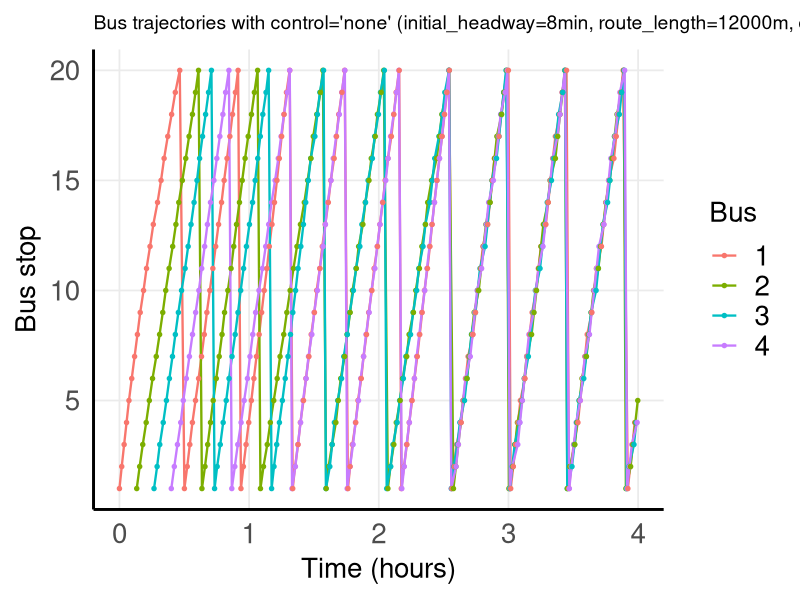
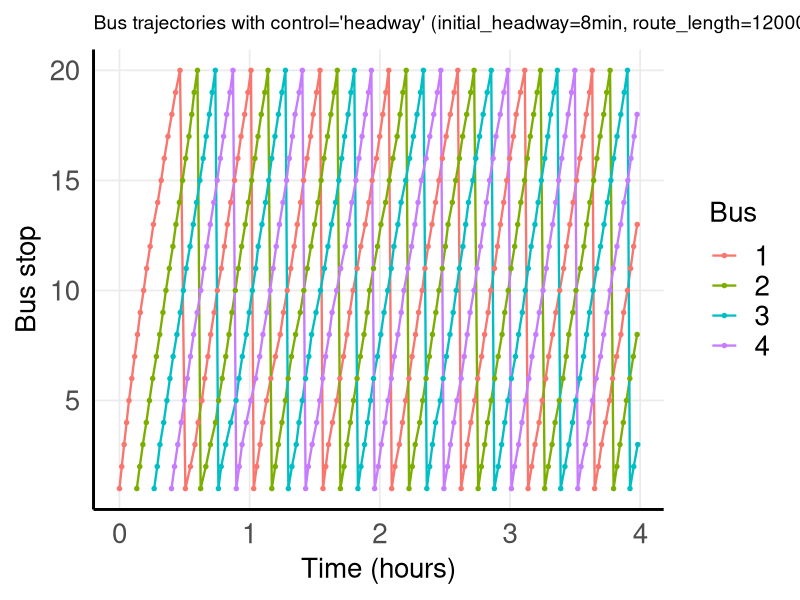
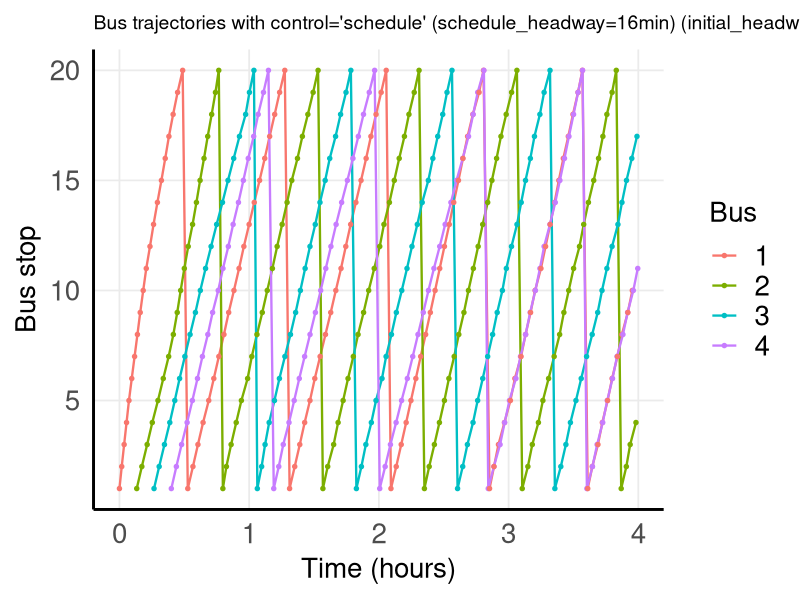
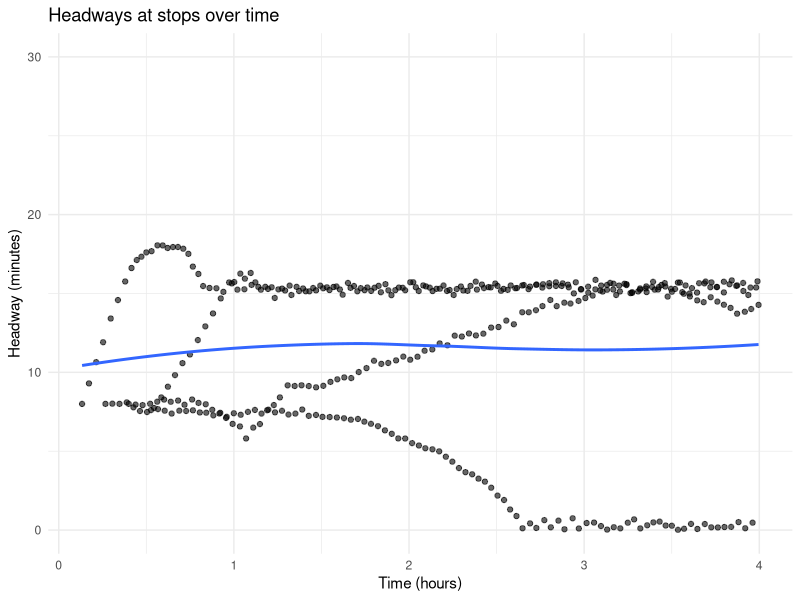
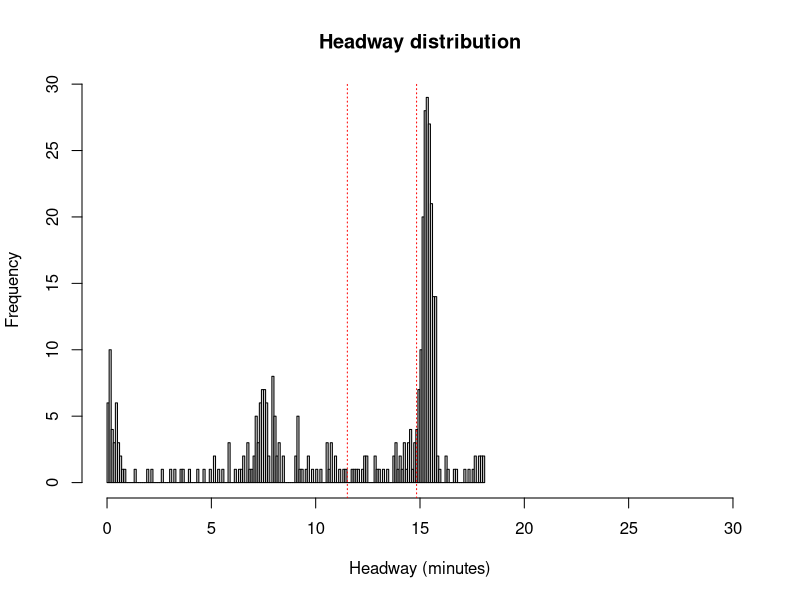
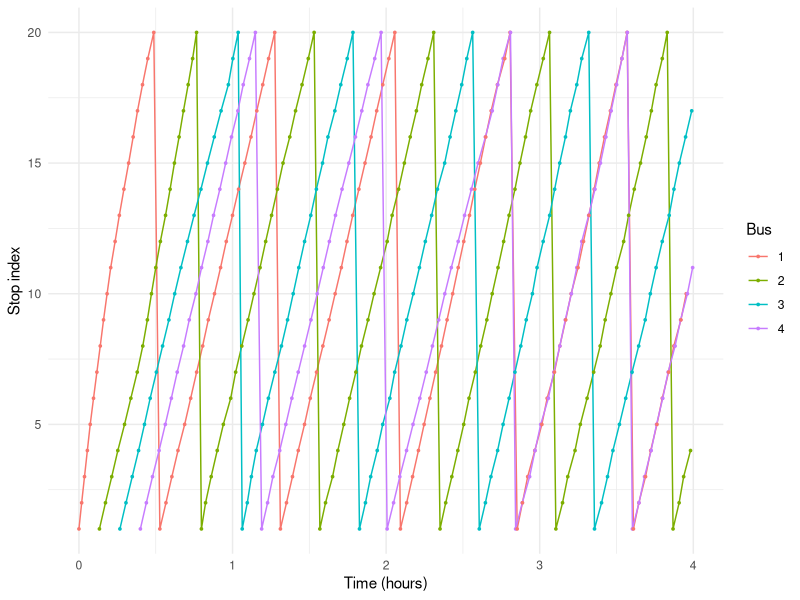

The R script that drew these images, in order:
# Bus bunching simulator
# www.overfitting.net
# https://www.overfitting.net/

library(ggplot2)
library(Cairo)


bus_bunching <- function(
        # headway: elapsed time between two consecutive bus arrivals at the same stop,
        # regardless of which bus arrives
        route_type = c("circular", "linear"),  # type of route
        n_buses = 6,              # number of buses in the simulation
        n_stops = 20,             # number of stops on the route
        route_length = 10000,     # total route length in m
        sim_time = 3*3600,        # total simulation time in s
        demand_rate = 0.05,       # passenger arrival rate per stop (passengers per second)
        # NOTE: at first passenger queues at stops are small or empty
        boarding_rate = 1.0,      # boarding rate (passengers per second)
        fixed_dwell = 5,          # fixed dwell time at each stop in s
        base_speed = 12,          # mean speed between stops (m/s)
        travel_sd = 2,            # standard deviation of travel time between stops in s
        control = c("none", "schedule", "headway"),  # optional holding control
        # Holding control policies applied at stops to mitigate bus bunching
        # Both "headway" and "schedule" operate by adding extra dwell time when a bus arrives "too early"
        # but differ in what timing reference they try to regulate
        # "none": fully unstable system, bunching emerges naturally
        # "headway": stabilizes service spacing locally, minimizes bunching but can cause drifting
        # "schedule": enforces nominal spacing, but because it still references observed headways it
        #             behaves like headway control with fixed target rather than true timetable adherence
        schedule_headway = NULL,  # target headway for schedule holding in s
        hold_limit = 60,          # maximum holding time when control is applied in s
        warmup = 0,               # warmup time to discard initial transient (0 = none) in s
        initial_headway = NULL,   # initial time delay between bus departures in s
        seed = NULL               # random seed for reproducibility

) {
    if (control == "schedule" && is.null(schedule_headway)) {
        message("ERROR: schedule_headway must be provided when control = 'schedule'")
        return(NULL)
    }
    
    if (!is.null(seed)) set.seed(seed)
    # match.arg() automatically picks the first element of the vector as the default:
    route_type <- match.arg(route_type)  # 'circular' by default
    control <- match.arg(control)  # 'none' by default
    
    # Uniform spacing assumption: only place where spatial structure enters the simulation
    seg_count <- n_stops  # number of travel segments
    seg_length <- route_length / seg_count  # distance between consecutive stops
    baseline_travel_time <- seg_length / base_speed  # mean travel time between stops 
    
    # Set default initial headway if not provided
    if (is.null(initial_headway)) {
        if (route_type == "circular") {
            loop_time_mean <- (baseline_travel_time + fixed_dwell) * seg_count
            initial_headway <- loop_time_mean / n_buses
        } else {
            initial_headway <- 0
        }
    }
    
    # Initialize buses
    buses <- data.frame(
        bus = seq_len(n_buses),
        next_stop = rep(1, n_buses),
        next_arrival = seq(0, by = initial_headway, length.out = n_buses),
        stringsAsFactors = FALSE
    )
    
    last_visit_time <- rep(0, seg_count)
    waiting_passengers <- rep(0L, seg_count)
    events <- vector("list", 0)
    
    record_event <- function(bus_id, stop_id, t_arrival, waiting, boarded, dwell, travel_time) {
        events[[length(events) + 1L]] <<- list(
            # Unlike <- (regular assignment, which assigns in the current environment)
            # <<- assigns to a variable in the parent environment or higher
            bus = bus_id,
            stop = stop_id,
            arrival = t_arrival,
            waiting = waiting,
            boarded = boarded,
            dwell = dwell,
            travel_time = travel_time
        )
    }
    
    while (TRUE) {
        next_idx <- which.min(buses$next_arrival)
        t_now <- buses$next_arrival[next_idx]
        if (t_now > sim_time) break
        
        bus_id <- buses$bus[next_idx]
        stop_id <- buses$next_stop[next_idx]
        
        delta_t <- t_now - last_visit_time[stop_id]
        if (delta_t < 0) delta_t <- 0
        new_arrivals <- rpois(1, demand_rate * delta_t)
        waiting_passengers[stop_id] <- waiting_passengers[stop_id] + new_arrivals
        last_visit_time[stop_id] <- t_now
        
        boarded <- waiting_passengers[stop_id]
        waiting_passengers[stop_id] <- 0L
        dwell_time <- fixed_dwell + boarded / boarding_rate
        
        # Holding control
        if (control %in% c("schedule", "headway")) {
            prev_idx <- which(sapply(events, function(x) x$stop) == stop_id)
            if (length(prev_idx) > 0) {
                last_arrival_time <- events[[tail(prev_idx, 1)]]$arrival
                headway_obs <- t_now - last_arrival_time
                
                desired_headway = if (control == "schedule") schedule_headway else initial_headway
                hold_needed <- desired_headway - headway_obs
                if (hold_needed > 0) dwell_time <- dwell_time + min(hold_needed, hold_limit)
            }
        }
        
        # Travel implementation
        travel_time <- rnorm(1, baseline_travel_time, travel_sd)
        if (!is.finite(travel_time) || travel_time < 0.2)  travel_time <- baseline_travel_time
        record_event(bus_id, stop_id, t_now, new_arrivals, boarded, dwell_time, travel_time)
        next_stop <- stop_id + 1
        
        if (route_type == "circular") {
            if (next_stop > seg_count) next_stop <- 1
            buses$next_stop[next_idx] <- next_stop
            buses$next_arrival[next_idx] <- t_now + dwell_time + travel_time
        } else {  # linear
            if (next_stop > seg_count) {
                buses$next_arrival[next_idx] <- Inf
            } else {
                buses$next_stop[next_idx] <- next_stop
                buses$next_arrival[next_idx] <- t_now + dwell_time + travel_time
            }
        }
    }
    
    if (length(events) == 0) {
        events_df <- data.frame()
    } else {
        events_df <- do.call(rbind, lapply(events, function(e) {
            data.frame(
                bus = e$bus,
                stop = e$stop,
                arrival = e$arrival,
                waiting = e$waiting,
                boarded = e$boarded,
                dwell = e$dwell,
                travel_time = e$travel_time,
                stringsAsFactors = FALSE
            )
        }))
    }
    
    # Compute headways after warmup period
    if (nrow(events_df) > 0 && warmup > 0) {
        events_df <- subset(events_df, arrival > warmup)
    }
    
    
    # Headways dataframe calculation
    headways_list <- lapply(split(events_df, events_df$stop), function(dfstop) {
        if (nrow(dfstop) <= 1) return(NULL)
        times <- sort(dfstop$arrival)
        data.frame(
            stop = dfstop$stop[1],
            arrival = times[-1],
            headway = diff(times)
        )
    })
    headways_df <- if (length(headways_list) == 0) data.frame() else do.call(rbind, headways_list)
    
    
    # Metrics calculation
    if (nrow(headways_df) == 0) {
        metrics <- list(mean_headway = NA, cv_headway = NA, mean_waiting_est = NA, percent_bunched = NA)
    } else {
        hw <- subset(headways_df, arrival > warmup)
        
        mean_headway <- mean(hw$headway)  # average time between consecutive bus arrivals at a stop
        cv_headway <- sd(hw$headway) / mean_headway  # relative dispersion of headways around their mean
        # In the context of bunching this is the primary stability metric:
        #   0.0–0.2: very regular service, 0.2–0.4: mild irregularity
        #   0.4–0.6: noticeable bunching, >0.6: severe bunching
        
        mean_waiting_est <- mean(hw$headway) / 2  # estimated mean passenger waiting time at stops
        
        med_h <- median(hw$headway)  # median of headways
        # Fraction of headways abnormally long relative to typical service
        percent_bunched <- sum(hw$headway > 2 * med_h) / nrow(hw)
        #   <0.05: very stable, 0.05–0.15: mild bunching
        #   0.15–0.30: frequent bunching, >0.30: systemically unstable
        
        # cv_headway: measures dispersion globally
        # percent_bunched: measures operational failure frequency
        # Together they are the most informative pair
        
        metrics <- list(
            mean_headway = mean_headway,
            cv_headway = cv_headway,
            mean_waiting_est = mean_waiting_est,
            percent_bunched = percent_bunched,
            n_events = nrow(events_df)  # total number of bus arrivals recorded after warm up filtering
            # For stable statistics it is desirable that n_events >> n_stops × n_buses
        )
    }
    
    # Output data
    list(
        events = events_df,  # dataframe
        headways = headways_df,  # datafame
        metrics = metrics  # simulation performance parameters
    )
}



################################################
# SIMULATION

# Minimal run (no control):
route_length=12000
demand_rate=0.02
boarding_rate=0.5  # 1.0
initial_headway = 60*8
schedule_headway = initial_headway*2
warmup=0

control="none"
control="headway"

for (control in c("none", "headway", "schedule")) {
    res <- bus_bunching(
        n_buses = 4, n_stops = 20,
        route_length = route_length,
        sim_time = 4 * 3600,
        demand_rate = demand_rate,
        boarding_rate = boarding_rate,  # NOTE: at first passenger queues at stops are small or empty
        base_speed = 10,
        travel_sd = 3,
        control = control,
        schedule_headway = schedule_headway, hold_limit = 60,
        route_type = "circular",
        initial_headway = initial_headway,
        warmup = warmup,
        seed = 1000
    )
    
    # res$metrics
    # head(res$events)
    
    
    # PNG output with antialiasing
    # Plot bus trajectories (arrival time vs stop index)
    CairoPNG(paste0("busbunching_", control, ".png"), width = 1920/2, height = 400)
        ev <- res$events
        p=ggplot(ev, aes(x = arrival/3600, y = stop, group = bus, color = factor(bus))) +
            geom_line(linewidth = 0.8) +
            geom_point(size = 1.2) +
            labs(
                x = "Time (hours)",
                y = "Bus stop",
                color = "Bus",
                title = paste0("Bus trajectories with control='", control, "' ",
                               ifelse(control == 'schedule', paste0("(schedule_headway=", round(schedule_headway/60,1), "min) "), ""),
                               "(initial_headway=", round(initial_headway/60,1),"min, route_length=", route_length,
                               "m, demand_rate=", demand_rate, "pax/s, boarding_rate=",
                               boarding_rate, "pax/s)")
            ) +
            theme_minimal(base_size = 22) +
            theme(
                legend.title = element_text(size = 20),
                legend.text  = element_text(size = 20),
                axis.title   = element_text(size = 20),
                axis.text    = element_text(size = 20),
                panel.grid.minor = element_blank(),
                panel.grid.major = element_line(linewidth = 0.6),
                axis.line = element_line(linewidth = 1),
                legend.key.size = unit(1.5, "lines"),
                plot.title = element_text(size = 14)  # reduce title size here
            )
        
    print(p)
    dev.off()
}


################################################
# PLOTTING

# Plotting headways over time
hw <- res$headways
png("busbunchingnone_headways.png", width=960, height=400)
ggplot(hw, aes(x = arrival/3600, y = headway/60)) +  # global aesthetics
    geom_point(alpha = 0.6) +
    geom_smooth(se = FALSE) +  # linear regresion (~headway average)
    labs(x = "Time (hours)", y = "Headway (minutes)",
         title = "Headways at stops over time") +
    scale_y_continuous(limits = c(0, 30)) +  # set y-axis maximum to 30
    theme_minimal()
dev.off()

# Headway distribution
png("busbunchingnone_hist.png", width=960, height=280)
hist(hw$headway/60, breaks=150, xlab='Headway (minutes)', xlim=c(0,30), main='Headway distribution')
abline(v=c(mean(hw$headway/60), median(hw$headway/60)), lty='dotted', col='red')
dev.off()

# Plot bus trajectories (arrival time vs stop index)
png("busbunchingpepe.png", width=1920, height=1080)
    ev <- res$events
    ggplot(ev, aes(x = arrival/3600, y = stop, group = bus, color = factor(bus))) +
        geom_line() + geom_point(size = 0.6) +
        labs(x = "Time (hours)", y = "Stop index", color = "Bus") +
        theme_minimal()
dev.off()
